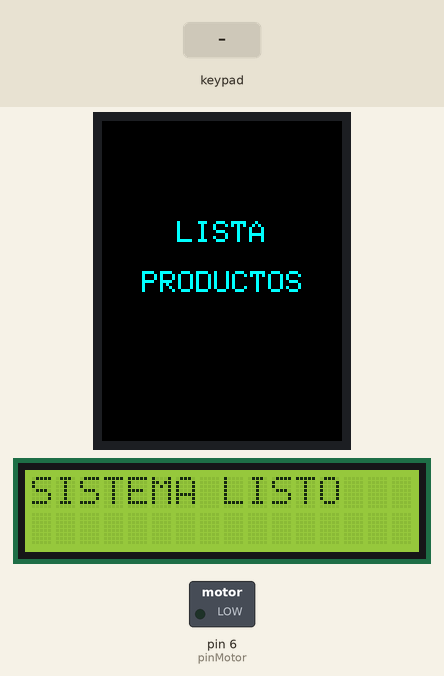
Recording of a sketch running on a simulated Arduino Mega 2560, built with avr-gcc and run on an emulated ATmega2560. Shown: 240×320 colour display, 16×2 character LCD, switched loads named in the sketch (green lamp = pin HIGH). The test bench sets the inputs (shaded band).

Above: at 1.4 s.
1.5 s: key 'A' pressed
At 2.0 s:
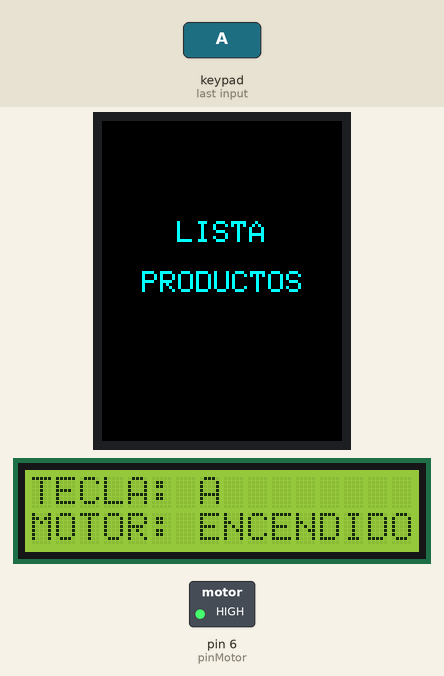
3.0 s: key '1' pressed
At 4.2 s:
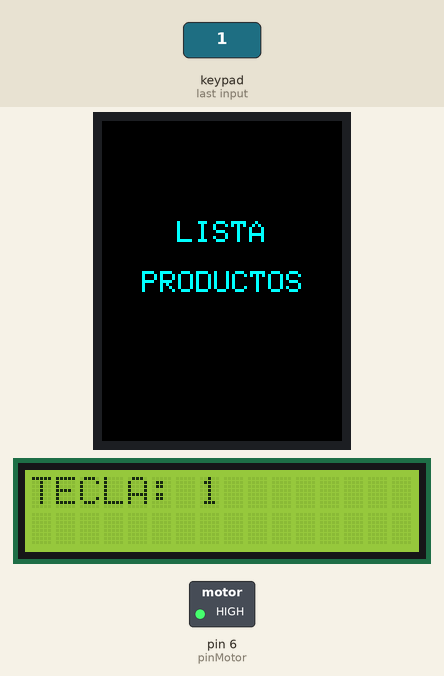
4.5 s: key 'B' pressed
At 5.7 s:
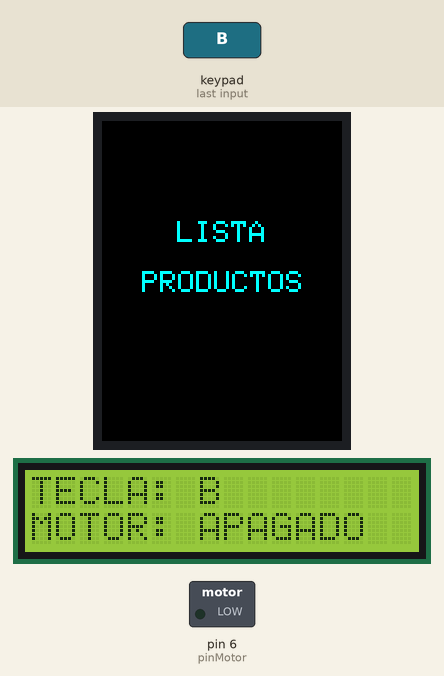
6.0 s: key 'C' pressed
At 6.8 s:
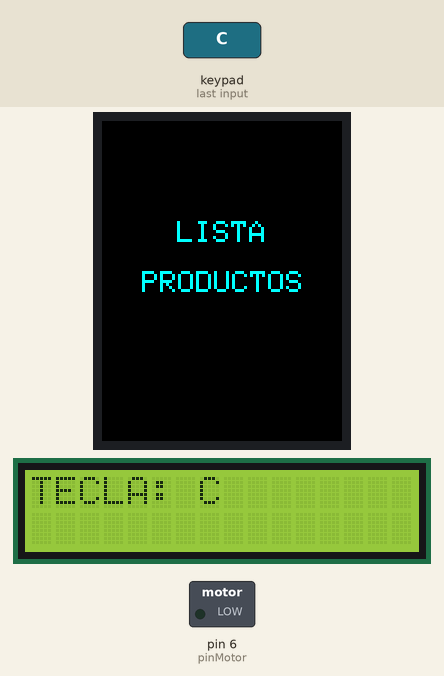
7.5 s: key 'V' pressed
At 7.8 s:
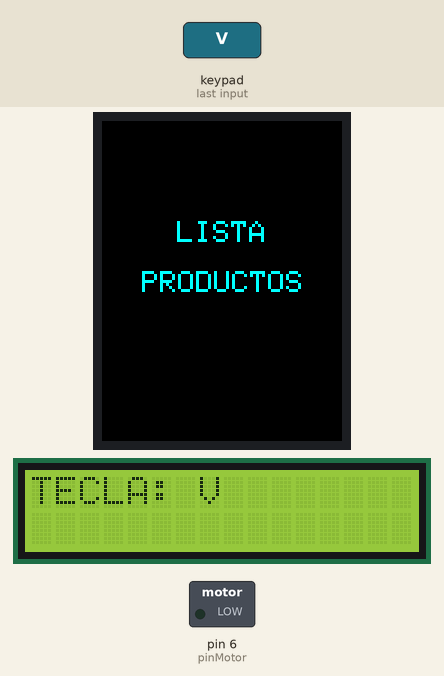
9.0 s: key 'X' pressed
At 10.2 s:
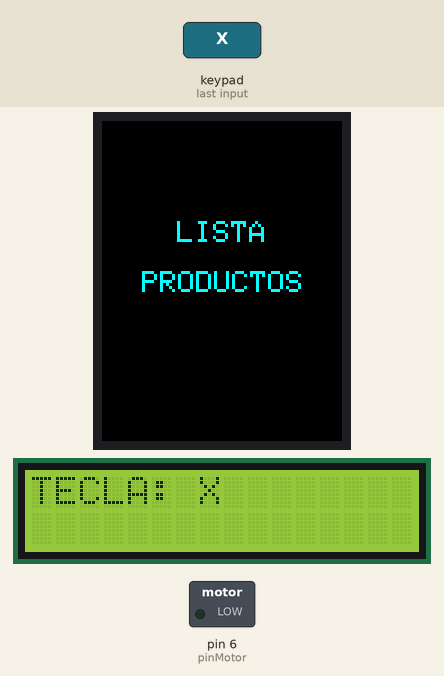
Timing chart, 0 to 11.5 s (numbered marks = the images above; inputs shaded):
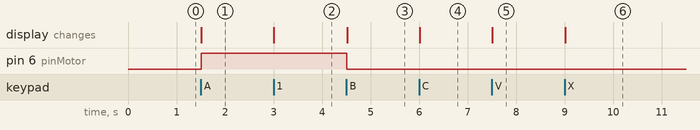

The sketch:

PROYECTO_DIGITAl.ino
```cpp
#include <SPI.h>
#include <Adafruit_GFX.h>
#include <Adafruit_ILI9341.h>
#include <LiquidCrystal.h>
#include <Keypad.h>

// Configuración TFT ILI9341
#define TFT_CS   45
#define TFT_RST  47
#define TFT_DC   49
Adafruit_ILI9341 tft = Adafruit_ILI9341(TFT_CS, TFT_DC, TFT_RST);

LiquidCrystal lcd(7, 8, 9, 10, 11, 12);

const byte ROWS = 4;
const byte COLS = 2;
char keys[ROWS][COLS] = {
  {'A', '1'},
  {'B', '2'},
  {'C', '3'},
  {'V', 'X'}
};
byte rowPins[ROWS] = {20, 19, 18, 17};
byte colPins[COLS] = {15, 16};
Keypad keypad = Keypad(makeKeymap(keys), rowPins, colPins, ROWS, COLS);

const int pinMotor = 6;

void setup() {
  tft.begin();
  tft.setRotation(0); // MODO VERTICAL (240x320)
  tft.fillScreen(ILI9341_BLACK);

  tft.setTextColor(ILI9341_CYAN);
  tft.setTextSize(3); // Tamaño 3 es ideal para el ancho de 240px

  tft.setCursor(75, 100);
  tft.print("LISTA");

  tft.setCursor(40, 150);
  tft.print("PRODUCTOS");

  lcd.begin(16, 2);
  lcd.print("SISTEMA LISTO");

  pinMode(pinMotor, OUTPUT);
  digitalWrite(pinMotor, LOW);
}

void loop() {
  char key = keypad.getKey();

  if (key) {
    lcd.clear();
    lcd.setCursor(0, 0);
    lcd.print("TECLA: ");
    lcd.print(key);

    if (key == 'A') {
      digitalWrite(pinMotor, HIGH);
      lcd.setCursor(0, 1);
      lcd.print("MOTOR: ENCENDIDO");
    }
    else if (key == 'B') {
      digitalWrite(pinMotor, LOW);
      lcd.setCursor(0, 1);
      lcd.print("MOTOR: APAGADO");
    }
  }
}
```

Measured:
- after the input at 1.5 s, pin 6 (pinMotor): LOW → HIGH at once; the display: changes at once (image 1)
- after the input at 3.0 s, the display: changes at once (image 2)
- after the input at 4.5 s, pin 6 (pinMotor): HIGH → LOW at once; the display: changes at once (image 3)
- after the input at 6.0 s, the display: changes at once (image 4)
- after the input at 7.5 s, the display: changes at once (image 5)
- after the input at 9.0 s, the display: changes at once (image 6)
